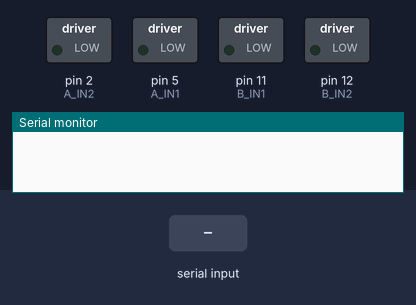
Simulated run of this sketch. Board: Arduino Mega 2560, built with avr-gcc and run on an emulated ATmega2560. On the bench: switched loads named in the sketch (green lamp = pin HIGH), the last lines printed to the serial monitor. Inputs (shaded band) come from the test bench.

Above: at 1.2 s.
1.3 s: "1\n" received over the second serial link
At 1.7 s:
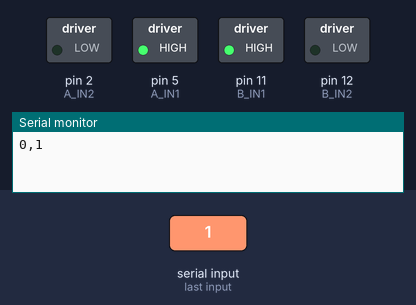
2.8 s: "0\n" received over the second serial link
At 4.0 s:
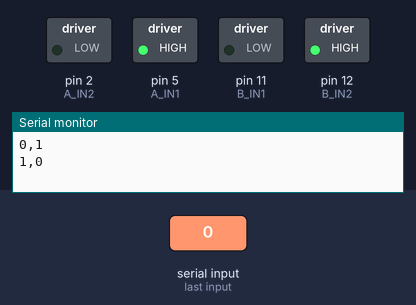
4.3 s: "2\n" received over the second serial link
At 5.2 s:
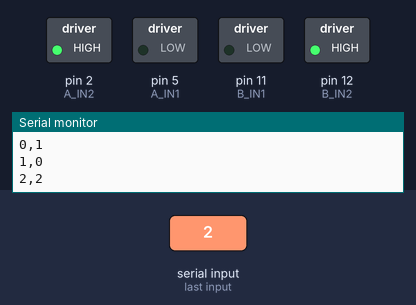
5.8 s: "1\n" received over the second serial link
At 6.3 s:
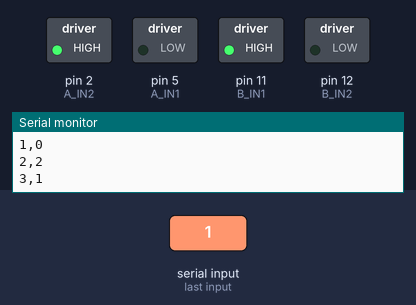
Timing chart, 0 to 8.3 s (numbered marks = the images above; inputs shaded):
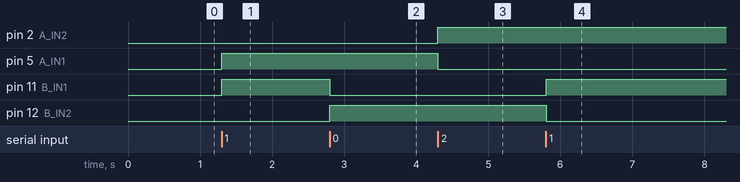

Measured:
- after the input at 1.3 s, pin 5 (A_IN1), pin 11 (B_IN1): LOW → HIGH at once
- after the input at 2.8 s, pin 11 (B_IN1): HIGH → LOW at once; pin 12 (B_IN2): LOW → HIGH at once
- after the input at 4.3 s, pin 2 (A_IN2): LOW → HIGH at once; pin 5 (A_IN1): HIGH → LOW at once
- after the input at 5.8 s, pin 11 (B_IN1): LOW → HIGH at once; pin 12 (B_IN2): HIGH → LOW at once

The sketch:

arduino_tierra.ino
```cpp
// Bobina A puente H 1
const int A_IN1 = 5;
const int A_IN2 = 2;

// Bobina B puente H 2
const int B_IN1 = 11;
const int B_IN2 = 12;

// Stepper
const int PASOS_VUELTA = 200;

int pasoMotor = 0;
int faseStepper = 0;

String datosSensores = "";

void setup() {
  Serial.begin(9600);     // Hacia la PC / GUI
  Serial1.begin(9600);    // Recibe datos del Arduino de sensores

  pinMode(A_IN1, OUTPUT);
  pinMode(A_IN2, OUTPUT);
  pinMode(B_IN1, OUTPUT);
  pinMode(B_IN2, OUTPUT);

  apagarTodo();
}

void apagarTodo() {
  digitalWrite(A_IN1, LOW);
  digitalWrite(A_IN2, LOW);
  digitalWrite(B_IN1, LOW);
  digitalWrite(B_IN2, LOW);
}

void setBobinaA(int sentido) {
  if (sentido > 0) {
    digitalWrite(A_IN1, HIGH);
    digitalWrite(A_IN2, LOW);
  } else {
    digitalWrite(A_IN1, LOW);
    digitalWrite(A_IN2, HIGH);
  }
}

void setBobinaB(int sentido) {
  if (sentido > 0) {
    digitalWrite(B_IN1, HIGH);
    digitalWrite(B_IN2, LOW);
  } else {
    digitalWrite(B_IN1, LOW);
    digitalWrite(B_IN2, HIGH);
  }
}

void ejecutarPaso(int fase) {
  switch (fase) {
    case 0:
      setBobinaA(1);
      setBobinaB(1);
      break;

    case 1:
      setBobinaA(1);
      setBobinaB(-1);
      break;

    case 2:
      setBobinaA(-1);
      setBobinaB(-1);
      break;

    case 3:
      setBobinaA(-1);
      setBobinaB(1);
      break;
  }
}

void moverUnPasoAdelante() {
  ejecutarPaso(faseStepper);

  faseStepper++;

  if (faseStepper >= 4) {
    faseStepper = 0;
  }

  pasoMotor++;

  if (pasoMotor >= PASOS_VUELTA) {
    pasoMotor = 0;
  }
}

void loop() {
  while (Serial1.available()) {
    char c = Serial1.read();

    if (c == '\n') {
      datosSensores.trim();

      if (datosSensores.length() > 0) {
        // Formato hacia la GUI:
        // pasoMotor,US,IR,LASER
        Serial.print(pasoMotor);
        Serial.print(",");
        Serial.println(datosSensores);

        moverUnPasoAdelante();
      }

      datosSensores = "";
    } else {
      datosSensores += c;
    }
  }
}
```
